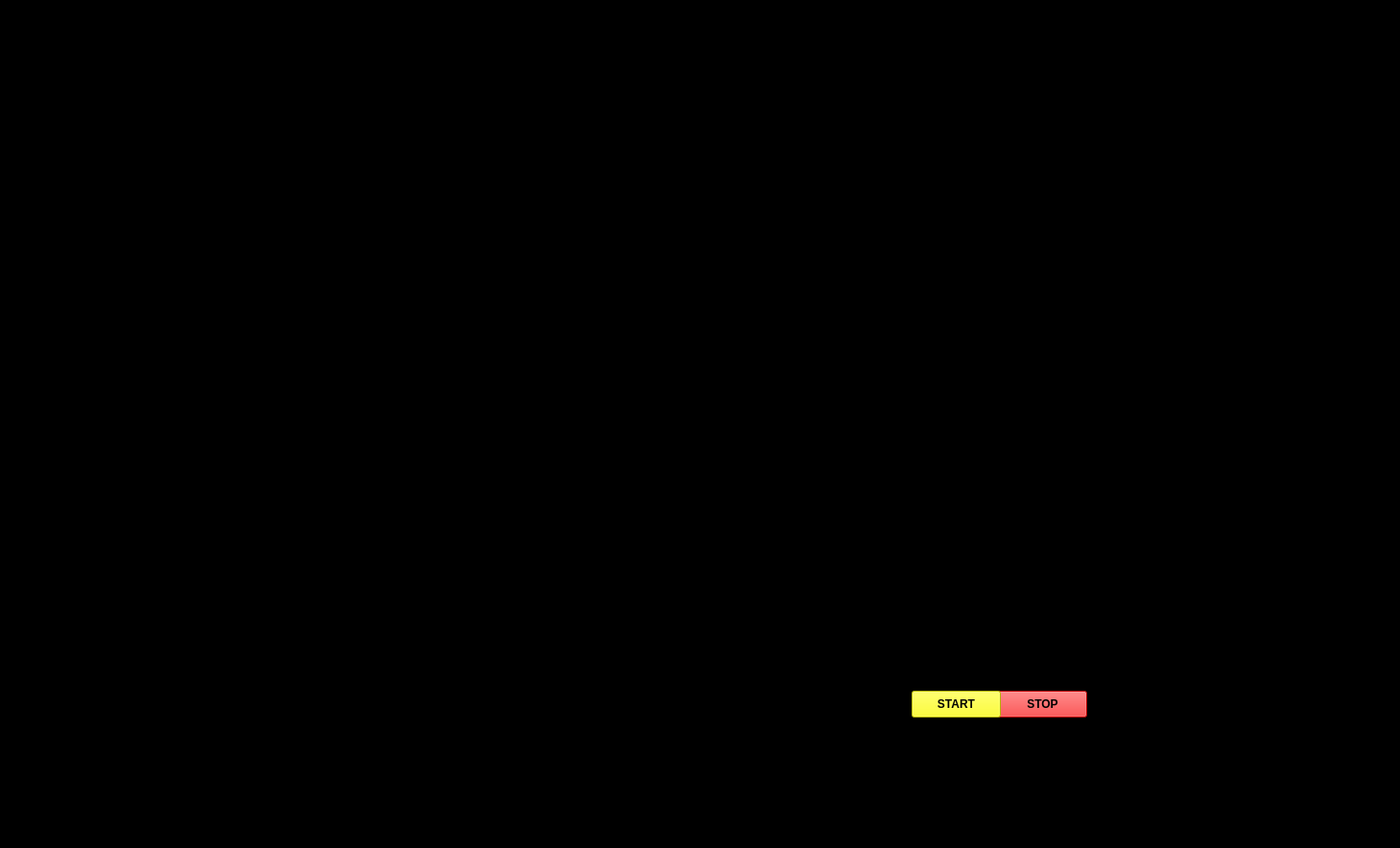
<?xml version="1.0" encoding="UTF-8"?>
<ui version="4.0">
 <class>MORTAL_Ui</class>
 <widget class="QMainWindow" name="MORTAL_Ui">
  <property name="geometry">
   <rect>
    <x>0</x>
    <y>0</y>
    <width>1459</width>
    <height>884</height>
   </rect>
  </property>
  <property name="windowTitle">
   <string>MainWindow</string>
  </property>
  <property name="styleSheet">
   <string notr="true">background-color: rgb(0, 0, 0);</string>
  </property>
  <widget class="QWidget" name="centralwidget">
   <widget class="QLabel" name="label">
    <property name="geometry">
     <rect>
      <x>10</x>
      <y>0</y>
      <width>1441</width>
      <height>821</height>
     </rect>
    </property>
    <property name="text">
     <string/>
    </property>
    <property name="pixmap">
     <pixmap>../MORTAL/B.G/mortal bg.gif</pixmap>
    </property>
    <property name="scaledContents">
     <bool>true</bool>
    </property>
   </widget>
   <widget class="QLabel" name="label_2">
    <property name="geometry">
     <rect>
      <x>50</x>
      <y>470</y>
      <width>461</width>
      <height>321</height>
     </rect>
    </property>
    <property name="text">
     <string/>
    </property>
    <property name="pixmap">
     <pixmap>../MORTAL/B.G/initializing.gif</pixmap>
    </property>
   </widget>
   <widget class="QPushButton" name="pushButton_2">
    <property name="geometry">
     <rect>
      <x>1040</x>
      <y>720</y>
      <width>93</width>
      <height>28</height>
     </rect>
    </property>
    <property name="font">
     <font>
      <weight>75</weight>
      <bold>true</bold>
     </font>
    </property>
    <property name="styleSheet">
     <string notr="true">background-color: rgb(255, 0, 0);</string>
    </property>
    <property name="text">
     <string>STOP</string>
    </property>
   </widget>
   <widget class="QPushButton" name="pushButton">
    <property name="geometry">
     <rect>
      <x>950</x>
      <y>720</y>
      <width>93</width>
      <height>28</height>
     </rect>
    </property>
    <property name="font">
     <font>
      <weight>75</weight>
      <bold>true</bold>
     </font>
    </property>
    <property name="styleSheet">
     <string notr="true">background-color: rgb(255, 255, 0);</string>
    </property>
    <property name="text">
     <string>START</string>
    </property>
   </widget>
   <widget class="QTextBrowser" name="textBrowser">
    <property name="geometry">
     <rect>
      <x>710</x>
      <y>30</y>
      <width>331</width>
      <height>61</height>
     </rect>
    </property>
    <property name="font">
     <font>
      <weight>75</weight>
      <bold>true</bold>
     </font>
    </property>
    <property name="styleSheet">
     <string notr="true">background:transparent;
border radius:none;</string>
    </property>
   </widget>
   <widget class="QTextBrowser" name="textBrowser_2">
    <property name="geometry">
     <rect>
      <x>1040</x>
      <y>30</y>
      <width>331</width>
      <height>61</height>
     </rect>
    </property>
    <property name="font">
     <font>
      <weight>75</weight>
      <bold>true</bold>
     </font>
    </property>
    <property name="styleSheet">
     <string notr="true">background:transparent;
border radius:none;</string>
    </property>
   </widget>
  </widget>
 </widget>
 <resources/>
 <connections/>
</ui>
